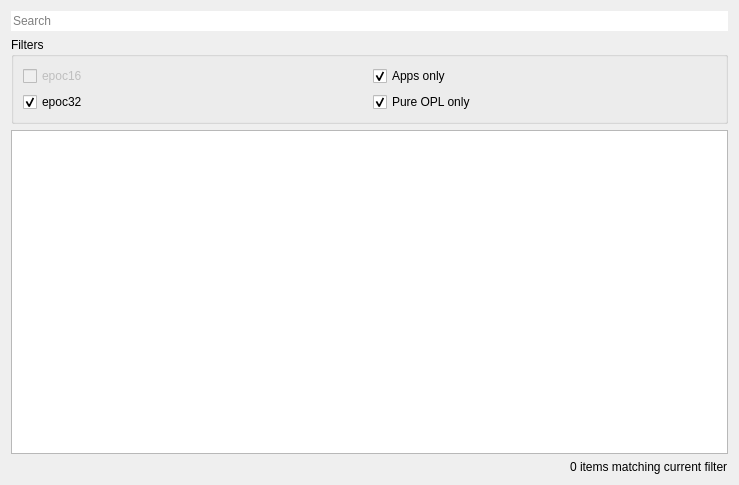
<?xml version="1.0" encoding="UTF-8"?>
<ui version="4.0">
 <class>SwiWizardListPage</class>
 <widget class="QWizardPage" name="SwiWizardListPage">
  <property name="geometry">
   <rect>
    <x>0</x>
    <y>0</y>
    <width>739</width>
    <height>485</height>
   </rect>
  </property>
  <property name="windowTitle">
   <string>Form</string>
  </property>
  <layout class="QVBoxLayout" name="verticalLayout">
   <item>
    <widget class="QLineEdit" name="searchBox">
     <property name="frame">
      <bool>false</bool>
     </property>
     <property name="placeholderText">
      <string>Search</string>
     </property>
     <property name="clearButtonEnabled">
      <bool>true</bool>
     </property>
    </widget>
   </item>
   <item>
    <widget class="QGroupBox" name="filtersGroupBox">
     <property name="title">
      <string>Filters</string>
     </property>
     <property name="flat">
      <bool>false</bool>
     </property>
     <layout class="QGridLayout" name="gridLayout">
      <item row="1" column="0">
       <widget class="QCheckBox" name="epoc32Checkbox">
        <property name="text">
         <string>epoc32</string>
        </property>
        <property name="checked">
         <bool>true</bool>
        </property>
       </widget>
      </item>
      <item row="0" column="0">
       <widget class="QCheckBox" name="epoc16Checkbox">
        <property name="enabled">
         <bool>false</bool>
        </property>
        <property name="text">
         <string>epoc16</string>
        </property>
       </widget>
      </item>
      <item row="0" column="1">
       <widget class="QCheckBox" name="appsOnlyCheckbox">
        <property name="toolTip">
         <string>Only show installers including apps</string>
        </property>
        <property name="text">
         <string>Apps only</string>
        </property>
        <property name="checked">
         <bool>true</bool>
        </property>
       </widget>
      </item>
      <item row="1" column="1">
       <widget class="QCheckBox" name="oplOnlyCheckbox">
        <property name="toolTip">
         <string>Only show installers that OpoLua can run (without native code)</string>
        </property>
        <property name="text">
         <string>Pure OPL only</string>
        </property>
        <property name="checked">
         <bool>true</bool>
        </property>
       </widget>
      </item>
     </layout>
    </widget>
   </item>
   <item>
    <widget class="QListView" name="listView">
     <property name="uniformItemSizes">
      <bool>true</bool>
     </property>
    </widget>
   </item>
   <item alignment="Qt::AlignmentFlag::AlignRight">
    <widget class="QLabel" name="label">
     <property name="text">
      <string>0 items matching current filter</string>
     </property>
    </widget>
   </item>
  </layout>
 </widget>
 <resources/>
 <connections/>
</ui>
